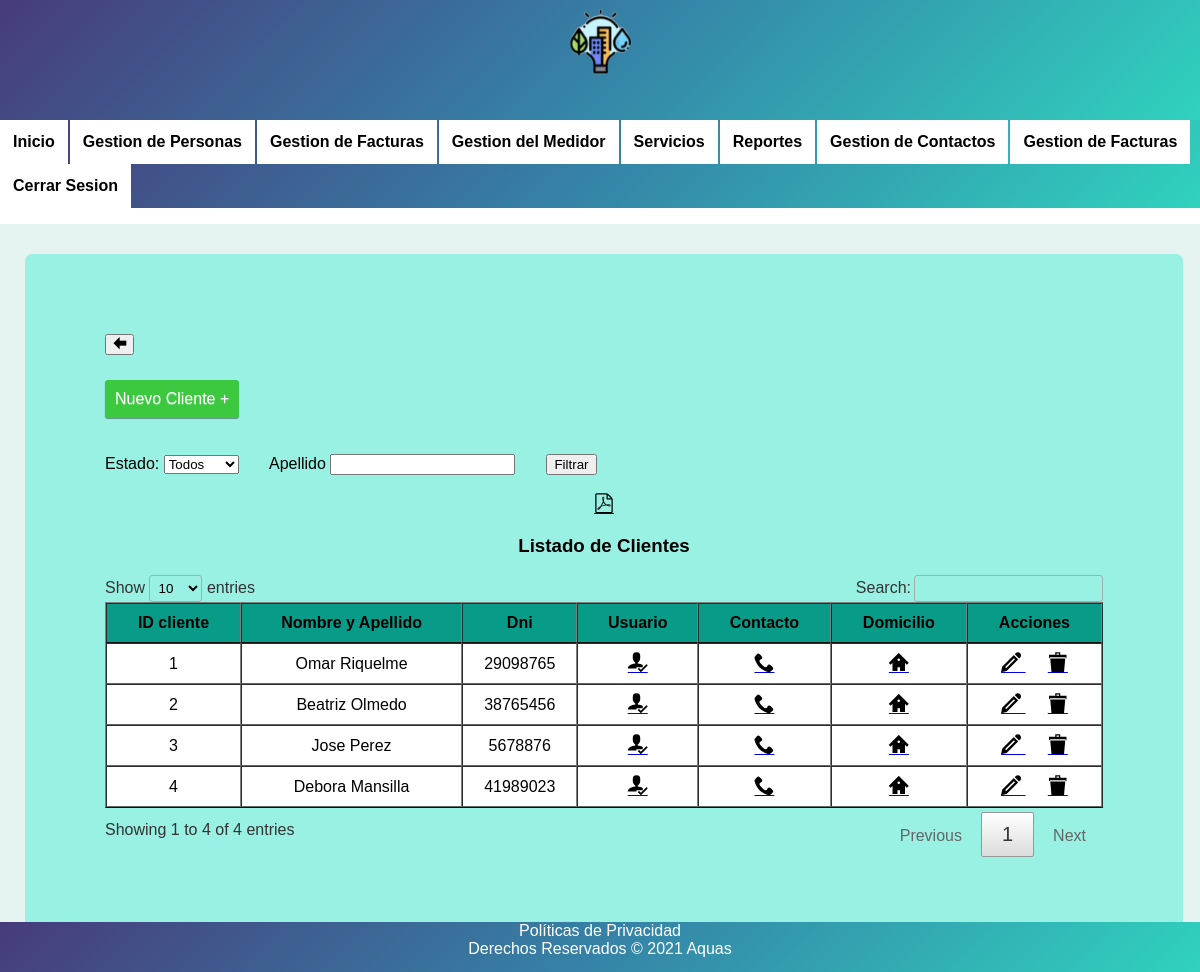
The app's page /modulos/clientes/listado.php (signed in) with its own data.
### tables this page shows
CREATE TABLE cliente(
    id_cliente    INT    AUTO_INCREMENT,
    id_persona    INT,
    PRIMARY KEY (id_cliente)
);

CREATE TABLE persona(
    id_persona          INT            AUTO_INCREMENT,
    nombre              VARCHAR(20),
    apellido            VARCHAR(10),
    fecha_nacimiento    DATE,
    dni                 INT            NOT NULL,
    estado              INT,
    id_sexo             INT,
    PRIMARY KEY (id_persona)
);

### class/Usuario.php (called while the page is built, shortened)
<?php
require_once "MySQL.php";
require_once "Persona.php";
class Usuario extends Persona {
	protected $_idPerfil;
    public function getIdPerfil()
    {
        return $this->_idPerfil;
    }
}
?>

### class/Cliente.php (called while the page is built, shortened)
<?php
require_once "MySQL.php";
require_once "Persona.php";
class Cliente extends Persona {
	protected $_idCliente;
	public function getIdCliente() {
		return $this->_idCliente;
	}
	public static function obtenerTodos($filtroEstado = 0, $filtroApellido = "") {
    	$sql = "SELECT persona.id_persona, persona.nombre, persona.apellido, "
             . "persona.fecha_nacimiento,persona.dni,persona.estado,cliente.id_cliente "
             . "FROM cliente "
             . "JOIN persona ON persona.id_persona = cliente.id_persona";
        $where = "";
        if ($filtroEstado != 0) {
            $where = "WHERE persona.estado = " . $filtroEstado;
        }
        $sql = $sql . " " . $where;
    	$database = new MySQL();
    	$datos = $database->consultar($sql);
    	$listadoClientes = [];
    	while ($registro = $datos->fetch_assoc()) {
	    	$cliente = new Cliente();
			$cliente->_idCliente = $registro["id_cliente"];
			$cliente->_idPersona = $registro["id_persona"];
			$cliente->_nombre = $registro["nombre"];
			$cliente->_apellido = $registro["apellido"];
            $cliente->_dni = $registro["dni"];
            $cliente->_estado = $registro["estado"];
			$cliente->_fechaNacimiento = $registro["fecha_nacimiento"];
    		$listadoClientes[] = $cliente;
    	}
    	return $listadoClientes;
		}
}
?>

### class/MySQL.php (called while the page is built, shortened)
<?php
class MySQL {
	private $_conexion;
	public function __construct() {
		$this->_conexion = new mysqli("localhost", "root", "", "gestion_usuarios");
	}
	public function consultar($sql) {
		$datos = $this->_conexion->query($sql);
		return $datos;
	}
}
?>

### class/Persona.php (called while the page is built, shortened)
<?php
require_once "MySQL.php";
class Persona {
    protected $_idPersona;
    protected $_nombre;
    protected $_apellido;
    protected $_dni;
    public function getIdPersona()
    {
        return $this->_idPersona;
    }
    public function getNombre()
    {
        return $this->_nombre;
    }
    public function getApellido()
    {
        return $this->_apellido;
    }
    public function getDni() {
        return $this->_dni;
    }
}
?>

### modulos/clientes/listado.php (the view, shortened to what this page needs)
<?php
require_once "../../class/Cliente.php";
if (isset($_GET["cboFiltroEstado"])){
	$filtroEstado = $_GET["cboFiltroEstado"];
} else {
	$filtroEstado = 1;
}
if (isset($_GET["txtApellido"])) {
	$filtroApellido = $_GET["txtApellido"];
} else {
	$filtroApellido = "";
}
$lista = Cliente::obtenerTodos($filtroEstado, $filtroApellido);
?>
<!DOCTYPE html>
<html>
<head>
	<link rel="stylesheet" type="text/css" href="http://localhost/programacion3/gestion_user/css/tablas.css">
	<link rel="stylesheet" type="text/css" href="/programacion3/gestion_user/css/style.css">
	<link rel="stylesheet" type="text/css" href="estilo.css">
	<link rel="stylesheet" type="text/css" href="/programacion3/gestion_user/css/jquery.dataTables.min.css">
	<link rel="stylesheet" href="/programacion3/gestion_user/css/jquery.modal.min.css">
</head>
<body>
		<header>
			<nav>
				<?php require_once "../../menu.php"; ?>
			</nav>
		</header>
	<div id="primerContenedor">
		<div id="contenedorgeneral">
			<div>
				<button type="button" onClick="history.go(-1)"><span class="icon-arrow-left"></span>
				</button>
			</div>
			<div id="boton">
				<a class="btn btn-green" href="nuevo.php"> Nuevo Cliente +</a>
			</div>
			<br><br>
			<div>
				<form method= "GET">
					<label>Estado: </label>
					<select name= 'cboFiltroEstado'>
					 	<option value="0">Todos</option>
					</select>
					<label>Apellido</label>
					<input type="text" name="txtApellido">
					<input type="submit" value="Filtrar">
					<br><br>
				</form>
			</div>
			<div class="contenedor">
				<a href="http://localhost/programacion3/gestion_user/modulos/reportes/reporte2.php"><span class="icon-file-pdf"></span></a>
					<table border="1" id="listadoCliente">
						<h3 align="center">Listado de Clientes</h3>
					<thead>
						<tr>
							<th>ID cliente</th>
							<th>Nombre y Apellido</th>
							<th>Dni</th>
							<th>Usuario</th>
							<th>Contacto</th>
							<th>Domicilio</th>
							<th>Acciones</th>
						</tr>
					</thead>
						<tbody>
							<?php foreach  ($lista as $cliente): ?>
							<tr>
								<td><?php echo $cliente->getIdCliente(); ?></td>
								<td><?php echo $cliente->getNombre();
								echo " "; echo $cliente->getApellido(); ?></td>
								<td><?php echo $cliente->getDni(); ?></td>
								<td>
									<a href="../usuarios/usuarios.php?id_persona=<?php echo $cliente->getIdPersona(); ?>"><span class="icon-user-check"></span></a>
								</td>
								<td>
									<a href="../contactos/contactos.php?id_persona=<?php echo $cliente->getIdPersona(); ?>"><span class="icon icon-phone"></span></a>
								</td>
								<td>
									<a href="../domicilios/domicilios.php?id_persona=<?php echo $cliente->getIdPersona();?>&modulo=clientes"><span class="icon icon-home2"></span></a>
								</td>
								<td>
									<a href="modificar.php?id_cliente=<?php echo $cliente->getIdCliente(); ?>"><span class="icon icon-pencil"></span> </a>
									<a href="#ex1" rel="modal:open"><span class="icon icon-bin2"></span></a>
								</td>
							</tr>
							<?php endforeach ?>
						</tbody>
				</table>
			</div>
		</div>
	</div>
</body>
</html>

### menu.php (shortened to what this page needs)
<?php
require_once "class/Usuario.php";
if (isset($_SESSION['usuario'])) {
	$usuario = $_SESSION['usuario'];
} else {
	header("location: /programacion3/gestion_user/form_login.php?error=" . MENSAJE_CODE);
}
$idPerfil= $usuario->getIdPerfil();
?>
<!DOCTYPE html>
<html>
<head>
</head>
<body>
  <header>
      <a href="#"><img class="logo" src="/programacion3/gestion_user/css/logo.png" width=120px height=120px></a>
  </header>
  	  <nav class="horizontal">
        <ul>
          <li><a href="/programacion3/gestion_user/inicio.php">Inicio</a></li>
            <?php if ($idPerfil == ADMINISTRADOR){ ?>
            <li class="dropdown">
              <a href="#">Gestion de Personas</a>
              </li>
            <li class="dropdown">
              <a href="#">Gestion de Facturas</a>
              </li>
            <li class="dropdown">
              <a href="">Gestion del Medidor</a>
              <li class="dropdown">
              <a href="">Servicios</a>
               <li class="dropdown">
              <a href="#">Reportes</a>
              </li>
              <li class="dropdown">
              <a href="#">Gestion de Contactos</a>
              </li>
            <?php } ?>
            <li class="dropdown">
              <a href="#">Gestion de Facturas</a>
              </li>
            <li>
                <a href="/programacion3/gestion_user/form_login.php">Cerrar Sesion</a>
              </li>
        </ul>
  </nav>
  <footer>
  Políticas de Privacidad
  <br>
  Derechos Reservados © 2021 Aquas
  </footer>
</body>
</html>

### css/tablas.css (style rules this page uses)
body { background-color: white; font-family: Arial; }
table { margin: auto; z-index: 2; background-color: white; text-align: center; border-collapse: collapse; width: 65%; }
th, td { padding: 15px }
th { background-color: #089C88; }
thead { background-color: #84fab0; border-bottom: solid 2px black; color: black; font-weight: : Times new roman; }
tr:nth-child(even) { background-color: #ddd; }
#boton { padding-top: 25px; text-align: ; }
.icon-file-pdf { width: 250px; height: 250px; color: black; }
.btn { border-radius: 3px; display: inline-block; padding: 10px 10px; text-decoration: none; text-shadow: 0 1px 0 rgba(255,255,255,0.3); box-shadow: 0 1px 1px rgba(0,0,0,0.4); }
.btn-green { color: white; background-color: #3CC93F; }
.contenedor { margin: auto; text-align: center; }
.contenedor span { color: black; font-size: 20px; border-radius: 25px; margin: auto; }
div#contenedorgeneral { border-radius: 7px; margin: auto; position: static; margin-top: 5px; padding: 80px; width: 998px; height: auto; background-color: #99F1E3; }
div#primerContenedor { margin: auto; position: static; padding: 25px; width: auto; height: auto; background-color: #E5F3F1; }

### css/style.css (style rules this page uses)
[class^="icon-"], [class*=" icon-"] { font-family: 'icomoon' !important; speak: never; font-style: normal; font-weight: normal; font-variant: normal; text-transform: none; line-height: 1; -webkit-font-smoothing: antialiased; -moz-osx-font-smoothing: grayscale; }
.icon-home2:before { content: "\e901"; }
.icon-pencil:before { content: "\e904"; }
.icon-phone:before { content: "\e942"; }
.icon-user-check:before { content: "\e975"; }
.icon-bin2:before { content: "\e9ad"; }
.icon-arrow-left:before { content: "\ea38"; }
.icon-file-pdf:before { content: "\eadf"; }

### menu.php (style rules this page uses)
nav.horizontal { background-image: linear-gradient(-225deg, #473B7B 0%, #3584A7 51%, #30D2BE 100%); }
nav.horizontal ul { list-style-type: none; padding: 0px; margin-top: 0px; overflow: auto; }
nav.horizontal ul li { float: left; }
nav.horizontal ul li a { display: inline-block; background-color: #FFFFFF; color: black; font-weight:bold ; text-decoration: none; padding: 13px; margin-right: 2px; }
header { background-image: linear-gradient(-225deg, #473B7B 0%, #3584A7 51%, #30D2BE 100%); }
.logo { display: flex; margin: auto; }
html { min-height: 100%; position: relative; }
body { margin: 0; margin-bottom: 10px; }
footer { position: fixed; color: white; z-index: 10; bottom: 0; left: 0; width: 100%; height: 50px; text-align: center; font-family: Arial, helvetica, sans-serif; background-image: linear-gradient(-225deg, #473B7B 0%, #3584A7 51%, #30D2BE 100%); }

### records on screen
cliente: id_cliente "1", id_persona.nombre "Omar", id_persona.apellido "Riquelme", id_persona.dni "29098765"
cliente: id_cliente "2", id_persona.nombre "Beatriz", id_persona.apellido "Olmedo", id_persona.dni "38765456"
cliente: id_cliente "3", id_persona.nombre "Jose", id_persona.apellido "Perez", id_persona.dni "5678876"
cliente: id_cliente "4", id_persona.nombre "Debora", id_persona.apellido "Mansilla", id_persona.dni "41989023"
